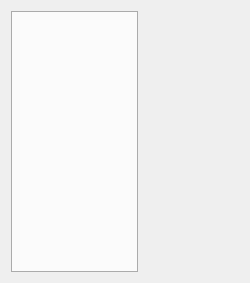
<?xml version="1.0" encoding="UTF-8"?>
<ui version="4.0">
 <class>Form</class>
 <widget class="QWidget" name="Form">
  <property name="geometry">
   <rect>
    <x>0</x>
    <y>0</y>
    <width>250</width>
    <height>283</height>
   </rect>
  </property>
  <property name="sizePolicy">
   <sizepolicy hsizetype="Minimum" vsizetype="Expanding">
    <horstretch>0</horstretch>
    <verstretch>0</verstretch>
   </sizepolicy>
  </property>
  <property name="maximumSize">
   <size>
    <width>250</width>
    <height>16777215</height>
   </size>
  </property>
  <property name="windowTitle">
   <string>Form</string>
  </property>
  <layout class="QVBoxLayout" name="verticalLayout_2">
   <item>
    <layout class="QVBoxLayout" name="verticalLayout">
     <item>
      <widget class="QTabWidget" name="tabWidget">
       <property name="sizePolicy">
        <sizepolicy hsizetype="Maximum" vsizetype="Expanding">
         <horstretch>0</horstretch>
         <verstretch>0</verstretch>
        </sizepolicy>
       </property>
       <property name="tabPosition">
        <enum>QTabWidget::South</enum>
       </property>
       <property name="tabShape">
        <enum>QTabWidget::Rounded</enum>
       </property>
       <property name="currentIndex">
        <number>-1</number>
       </property>
       <property name="iconSize">
        <size>
         <width>16</width>
         <height>16</height>
        </size>
       </property>
       <property name="elideMode">
        <enum>Qt::ElideNone</enum>
       </property>
       <property name="usesScrollButtons">
        <bool>true</bool>
       </property>
       <property name="documentMode">
        <bool>false</bool>
       </property>
       <property name="tabsClosable">
        <bool>false</bool>
       </property>
       <property name="movable">
        <bool>true</bool>
       </property>
       <property name="tabBarAutoHide">
        <bool>false</bool>
       </property>
      </widget>
     </item>
    </layout>
   </item>
  </layout>
 </widget>
 <resources/>
 <connections/>
</ui>
